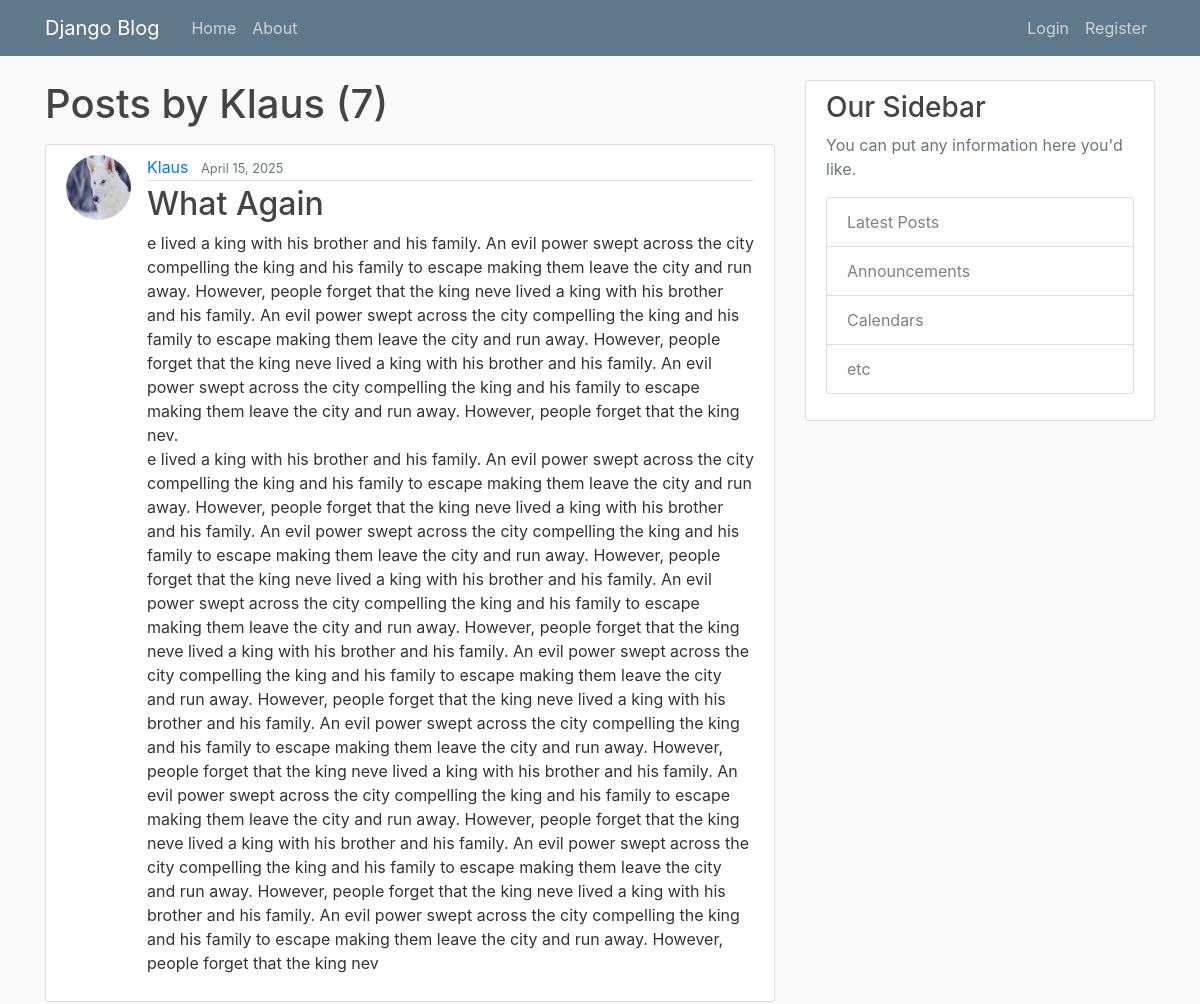
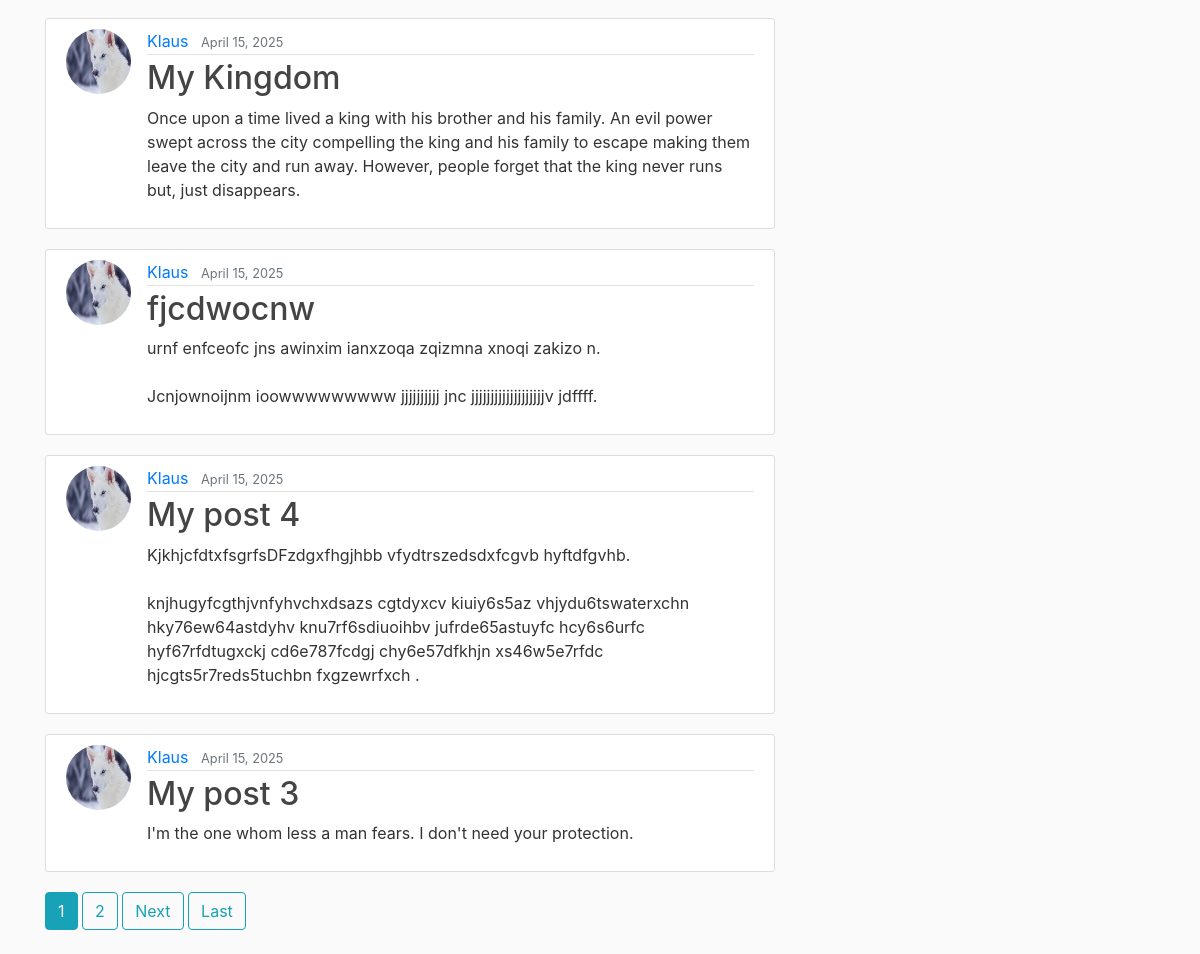
Screenshot of /blog/user/Klaus with the database file from the repository (2 pictures, top to bottom).
### blog/models.py (models this page shows, shortened)
class Post(models.Model):
    title = models.CharField(max_length=100)
    content = models.TextField()
    date_posted = models.DateTimeField(default=timezone.now)
    author = models.ForeignKey(User, on_delete=models.CASCADE)

### users/models.py (models this page shows, shortened)
class Profile(models.Model):
    user = models.OneToOneField(User, on_delete=models.CASCADE)
    image = models.ImageField(default='default.jpg', upload_to='profile_pics')

### blog/views.py (the view)
# urls.py: path('user/<str:username>', UserPostListView.as_view(), name='user-posts'),
class UserPostListView(ListView):
    model = Post
    template_name = 'blog/user_posts.html'
    context_object_name = 'posts'
    paginate_by = 5
    def get_queryset(self):
        user = get_object_or_404(User, username=self.kwargs.get('username'))
        return Post.objects.filter(author=user).order_by('-date_posted')

### blog/templates/blog/user_posts.html (shortened to what this page needs)
{% extends 'blog/base.html' %}
{% block content %}
    <h1 class="mb-3">Posts by {{ view.kwargs.username }} ({{ page_obj.paginator.count }})</h1>
    {% for post in posts %}
    <article class="media content-section">
      <img class="rounded-circle article-img" src="{{ post.author.profile.image.url }}">
        <div class="media-body">
          <div class="article-metadata">
            <a class="mr-2" href="{% url 'user-posts' post.author.username %}">{{ post.author }}</a>
            <small class="text-muted">{{ post.date_posted|date:"F d, Y" }}</small>
          </div>
          <h2><a class="article-title" href="{% url 'post-detail' post.id %}">{{ post.title }}</a></h2>
          <p class="article-content">{{ post.content }}</p>
        </div>
      </article>
    {% endfor %}
    {% if is_paginated %}
      {% for num in page_obj.paginator.page_range %}
        {% if page_obj.number == num %}
          <a class ="btn btn-info mb-4" href="?page={{ num }}">{{ num }}</a>
        {% elif num > page_obj.number|add:'-3' and num < page_obj.number|add:'3' %}
        <a class ="btn btn-outline-info mb-4" href="?page={{ num }}">{{ num }}</a>
        {% endif %}
      {% endfor %}
      {% if page_obj.has_next %}
        <a class ="btn btn-outline-info mb-4" href="?page={{ page_obj.next_page_number }}">Next</a>
        <a class ="btn btn-outline-info mb-4" href="?page={{ page_obj.paginator.num_pages }}">Last</a>
      {% endif %}
    {% endif %}
{% endblock content %}

### blog/templates/blog/base.html (shortened to what this page needs)
{% load static %}
<!DOCTYPE html>
<html>
<head>
    <link rel="stylesheet" href="https://cdn.jsdelivr.net/npm/bootstrap@4.0.0/dist/css/bootstrap.min.css">
    <link rel="stylesheet" type="text/css" href="{% static 'blog/main.css' %}">
</head>
<body>
    <header class="site-header">
        <nav class="navbar navbar-expand-md navbar-dark bg-steel fixed-top">
          <div class="container">
            <a class="navbar-brand mr-4" href="{% url 'blog-home' %}">Django Blog</a>
            <div class="collapse navbar-collapse" id="navbarToggle">
              <div class="navbar-nav mr-auto">
                <a class="nav-item nav-link" href="{% url 'blog-home' %}">Home</a>
                <a class="nav-item nav-link" href="{% url 'blog-about' %}">About</a>
              </div>
              <div class="navbar-nav">
                {% if user.is_authenticated %}
                <a class="nav-item nav-link" href="{% url 'post-create' %}">New Post</a>
                <a class="nav-item nav-link" href="{% url 'profile' %}">Profile</a>
                  <form action="{% url 'logout' %}" method="post">
                    {% csrf_token %}
                    <button type="submit" class="btn btn-outline-light">Logout</button>
                  </form>
                {% else %}
                  <a class="nav-item nav-link" href="{% url 'login' %}">Login</a>
                  <a class="nav-item nav-link" href="{% url 'register' %}">Register</a>
                {% endif %}
              </div>
            </div>
          </div>
        </nav>
    </header>
    <main role="main" class="container">
      <div class="row">
        <div class="col-md-8">
          {% block content %}{% endblock %}
        </div>
        <div class="col-md-4">
          <div class="content-section">
            <h3>Our Sidebar</h3>
            <p class='text-muted'>You can put any information here you'd like.
              <ul class="list-group">
                <li class="list-group-item list-group-item-light">Latest Posts</li>
                <li class="list-group-item list-group-item-light">Announcements</li>
                <li class="list-group-item list-group-item-light">Calendars</li>
                <li class="list-group-item list-group-item-light">etc</li>
              </ul>
            </p>
          </div>
        </div>
      </div>
    </main>
</body>
</html>

### blog/static/blog/main.css (style rules this page uses)
body { background: #fafafa; color: #333333; margin-top: 5rem; }
h1, h2, h3, h4, h5, h6 { color: #444444; }
ul { margin: 0; }
.bg-steel { background-color: #5f788a; }
.site-header .navbar-nav .nav-link { color: #cbd5db; }
.content-section { background: #ffffff; padding: 10px 20px; border: 1px solid #dddddd; border-radius: 3px; margin-bottom: 20px; }
.article-title { color: #444444; }
.article-content { white-space: pre-line; }
.article-img { height: 65px; width: 65px; margin-right: 16px; }
.article-metadata { padding-bottom: 1px; margin-bottom: 4px; border-bottom: 1px solid #e3e3e3 }

### rows the page displays
Post: author.profile.image (placeholder picture), author "Klaus", date_posted "April 15, 2025", title "What Again", content "e lived a king with his brother and his family. An evil power swept across the city compelling the king and his family to escape making them leave the city and run away. However, people forget that the king neve lived a king with his brother and his family. An evil power swept across the city compelling the king and his family to escape making them leave the city and run away. However, people forget that the king neve lived a king with his brother and his family. An evil power swept across the city compelling the king and his family to escape making them leave the city and run away. However, people forget that the king nev. e lived a king with his brother and his family. An evil power swept…"
Post: author.profile.image (placeholder picture), author "Klaus", date_posted "April 15, 2025", title "My Kingdom", content "Once upon a time lived a king with his brother and his family. An evil power swept across the city compelling the king and his family to escape making them leave the city and run away. However, people forget that the king never runs but, just disappears."
Post: author.profile.image (placeholder picture), author "Klaus", date_posted "April 15, 2025", title "fjcdwocnw", content "urnf enfceofc jns awinxim ianxzoqa zqizmna xnoqi zakizo n. Jcnjownoijnm ioowwwwwwwww jjjjjjjjjj jnc jjjjjjjjjjjjjjjjjjjv jdffff."
Post: author.profile.image (placeholder picture), author "Klaus", date_posted "April 15, 2025", title "My post 4", content "KjkhjcfdtxfsgrfsDFzdgxfhgjhbb vfydtrszedsdxfcgvb hyftdfgvhb. knjhugyfcgthjvnfyhvchxdsazs cgtdyxcv kiuiy6s5az vhjydu6tswaterxchn hky76ew64astdyhv knu7rf6sdiuoihbv jufrde65astuyfc hcy6s6urfc hyf67rfdtugxckj cd6e787fcdgj chy6e57dfkhjn xs46w5e7rfdc hjcgts5r7reds5tuchbn fxgzewrfxch ."
Post: author.profile.image (placeholder picture), author "Klaus", date_posted "April 15, 2025", title "My post 3", content "I'm the one whom less a man fears. I don't need your protection."

### other values shown
{{ view.kwargs.username }} "Klaus"
{{ page_obj.paginator.count }} "7"
{{ num }} "1"
{{ num }} "2"
